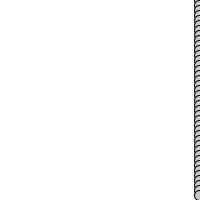
Frame 1 (no input)
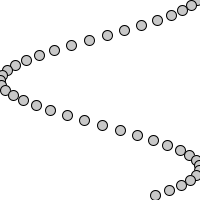
Frame 60 (the mouse pressed at the canvas centre just before this capture)
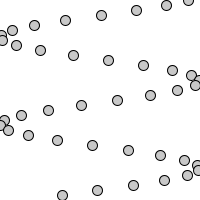
Frame 120 (the mouse held since frame 60 and released just before this capture)

The Processing sketch that drew these frames (run headless with seeded random() and noise(); from frame 60 on, the mouse is pressed at the canvas centre):

// Processing sketch: processing_95419
// ── processing_95419.pde

Pendul [] p;

int amount = 40;

void setup(){
  smooth();
  size(200,200);
  p= new Pendul[amount];
  for (float i=0;i<amount;i++){
    p[int(i)]=new Pendul(0.003*i+0.004,5*i);
  }
  fill(200);
  
}

void draw(){
  background(255);
  for (int i=0;i<amount;i++){
    p[i].osc();
    p[i].display();
  }
}


class Pendul
{
  float angle;
  float speed,posy;
  
  Pendul(float speed_,float posy_){
    angle=0;
    posy=posy_;
    speed=speed_;
  }
  void osc()
  {
    angle+=speed;
  }
  void display()
  {
    float w = (cos(angle)+1)*0.5;
    ellipse(w*width,posy,10,10);
  }
}
